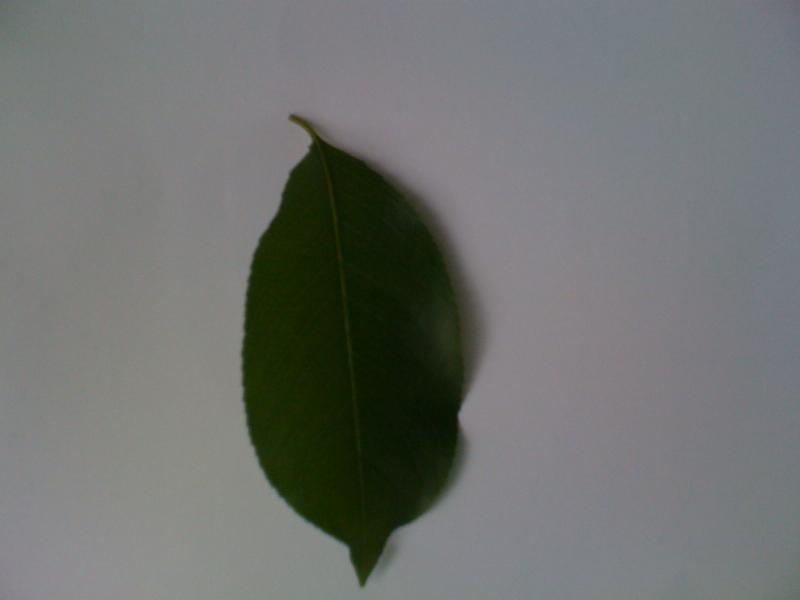
#> input picture test/1248105888_0000.jpg, 800 x 600 px
$ python segment.py test   (Python 2 division)
#> lines starting #> are read from the running program, lines starting #| are printed output that depends on the picture; after the words box and inside, x2 and y2 are one past the last pixel; in counts of white or black regions, pixels touching at a corner belong together
# by Carmen Mejia
import numpy as np
import cv2, os, sys
import matplotlib as plt
from sklearn import metrics
from sklearn.cluster import KMeans
from sklearn.datasets import load_digits
from sklearn.decomposition import PCA
from sklearn.preprocessing import scale

# reads in the first argument
try:
    image_dir = os.path.abspath(sys.argv[1])
except:
    print "\nUSAGE: python segment.py image_dir\n"
    sys.exit()

# creates directory to put segmented images
out_dir = "segmented"
if not os.path.exists(out_dir):
    os.mkdir(out_dir)

# for each image, segments by using KMeans with Saturation and value as features
for subdir, dirs, files in os.walk(os.path.join('..', image_dir)):
    for file in files:
        filename, ext = os.path.splitext(file)
        path_prefix = os.path.split(image_dir)[-1]

        if ext == '.tif' or ext == '.jpg':
            # reads in image
            img = cv2.imread(os.path.join(subdir, file))
#> img is the input picture: shape (600, 800, 3); mean B, G, R 111.2, 113.6, 111.4

            # converts to HSV color scale
            hsv = cv2.cvtColor(img, cv2.COLOR_BGR2HSV)
#> hsv: shape (600, 800, 3); mean H, S, V 86.8, 40.4, 116.3

            height = hsv.shape[0]
#> height = 600
            width = hsv.shape[1]
#> width = 800

            hsv = hsv.reshape((height * width, 3))
            s = hsv[:,1]
            v = hsv[:,2]

            # performs KMeans with features
            sv = cv2.merge((s,v))
            sv = sv.reshape((height * width), 2)
#> sv = 480000 pairs, first value 0 to 255, second value 16 to 147
            clt = KMeans(n_clusters = 2)
            clt.fit(sv)

            # reshaping the hsv back to the original height and width
            thresh = hsv[:,1].reshape(height, width)
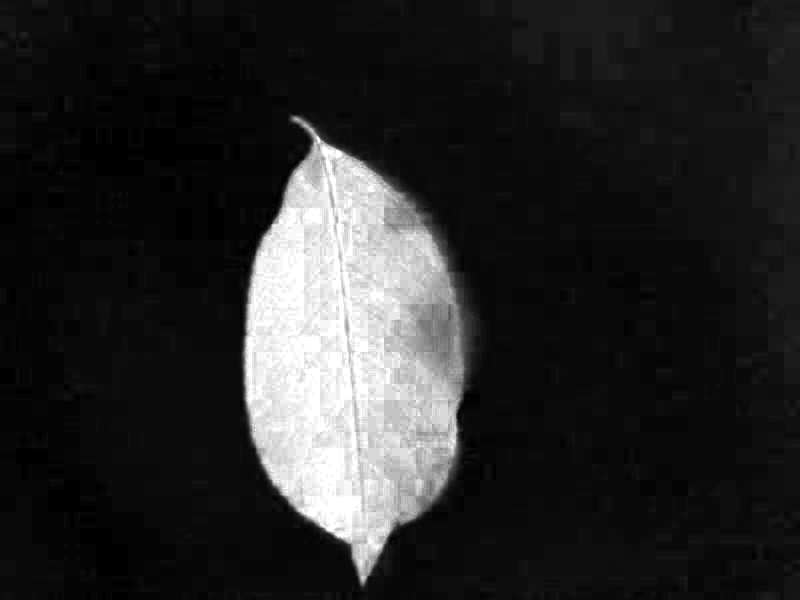
#> thresh: shape (600, 800); min 0, max 255, mean 40.4

            # creating segmented image
            labels = clt.labels_
            thresh = labels.reshape(height, width)
            if thresh[0,width/2] == 0:
                for i in range(0,height):
                    for j in range(0,width):
                        if (thresh[i,j] == 1):
                            thresh[i,j] = 255
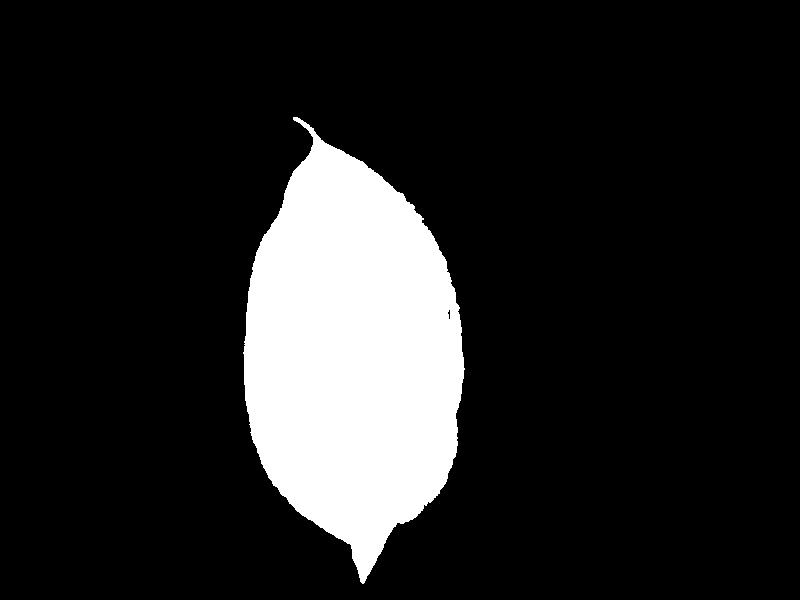
#> thresh: shape (600, 800) int32; 14.2% white; 1 white region, box (x1, y1, x2, y2) and area: (243, 117, 465, 584) 67943
            else:
                for i in range(0,height):
                    for j in range(0,width):
                        if (thresh[i,j] == 0):
                            thresh[i,j] = 255
                        else :
                            thresh[i,j] = 0

            path_prefix = os.path.split(subdir)[-1]

            # saving segmented image
            if not os.path.exists(os.path.join(out_dir,path_prefix)):
                os.mkdir(os.path.join(out_dir,path_prefix))

            cv2.imwrite(os.path.join(out_dir, path_prefix, file), thresh)

$ run again, on test/1248105888_0002.jpg
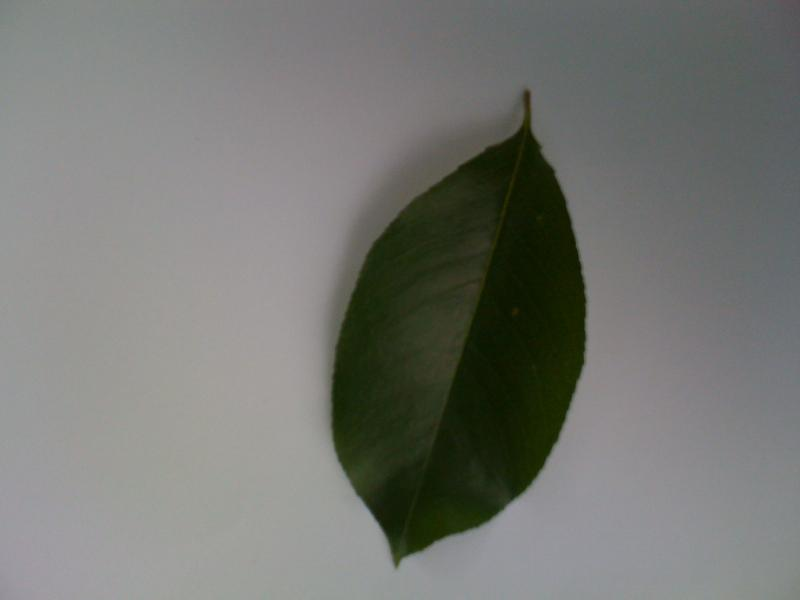
#> input picture test/1248105888_0002.jpg, 800 x 600 px
#> img is the input picture: shape (600, 800, 3); mean B, G, R 114.4, 119, 117.5
#> hsv: shape (600, 800, 3); mean H, S, V 72.1, 35.8, 120.5
#> sv = 480000 pairs, first value 0 to 255, second value 19 to 164
#> `thresh = hsv[:,1].reshape(height, width)`:
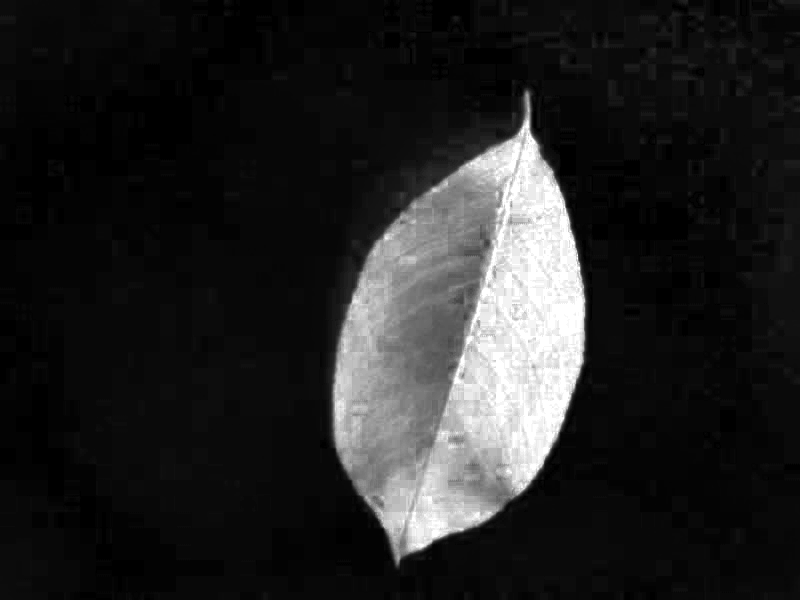
#> thresh: shape (600, 800); min 0, max 255, mean 35.8
#> after the loop `for i in range(0,height):`:
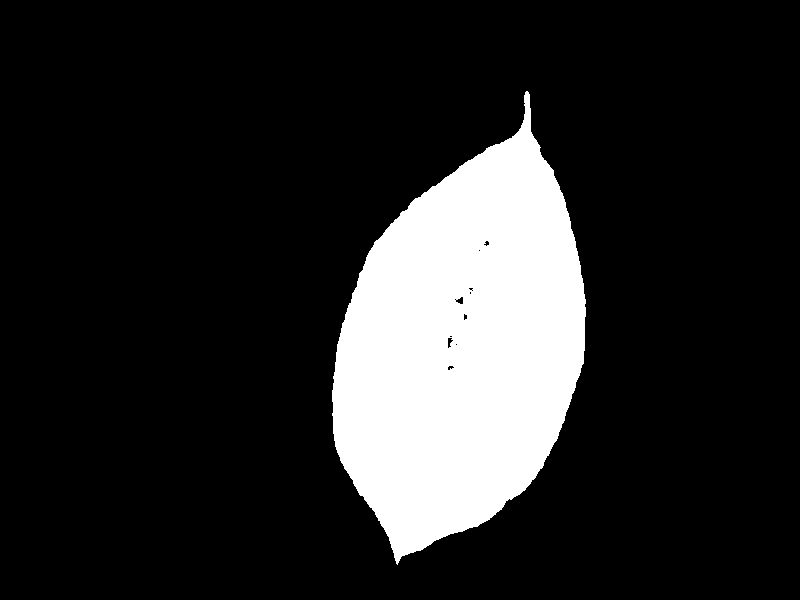
#> thresh: shape (600, 800) int32; 15.8% white; 1 white region, box (x1, y1, x2, y2) and area: (332, 91, 586, 565) 75895

$ run again, on test/1258771293_0000.jpg
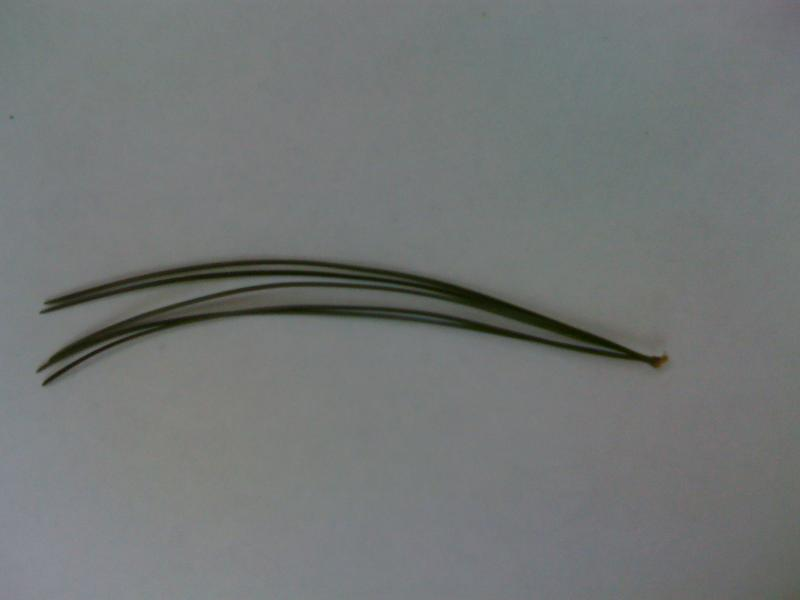
#> input picture test/1258771293_0000.jpg, 800 x 600 px
#> img is the input picture: shape (600, 800, 3); mean B, G, R 117.3, 117.9, 114.5
#> hsv: shape (600, 800, 3); mean H, S, V 81, 14, 119.1
#> sv = 480000 pairs, first value 0 to 255, second value 15 to 149
#> `thresh = hsv[:,1].reshape(height, width)`:
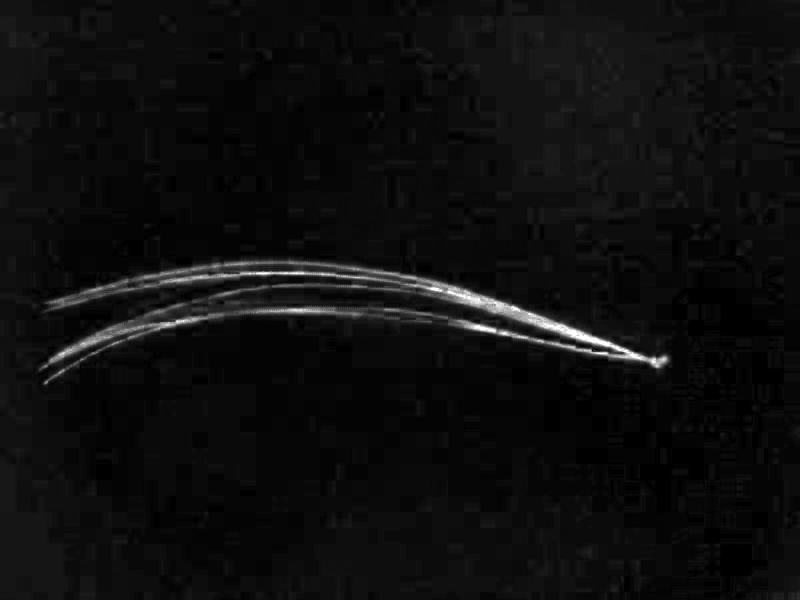
#> thresh: shape (600, 800); min 0, max 255, mean 14
#> after the loop `for i in range(0,height):`:
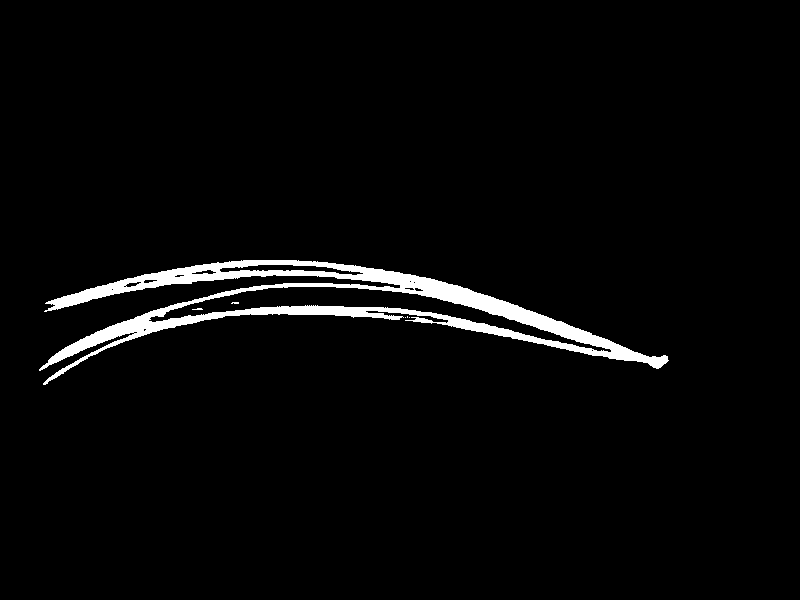
#> thresh: shape (600, 800) int32; 3.1% white; 6 white regions (5 under 20 px), largest, box (x1, y1, x2, y2) and area: (39, 260, 669, 385) 14822

$ run again, on test/1258771293_0001.jpg
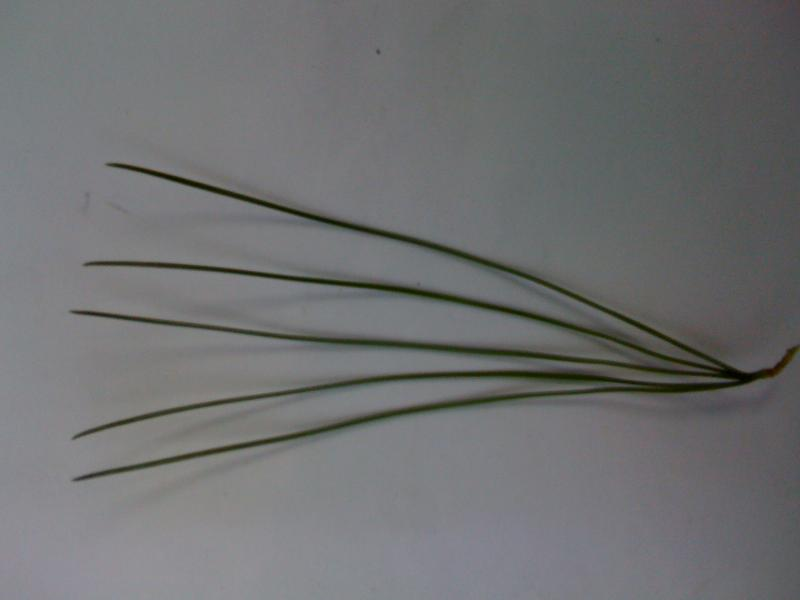
#> input picture test/1258771293_0001.jpg, 800 x 600 px
#> img is the input picture: shape (600, 800, 3); mean B, G, R 112.7, 111.8, 110.9
#> hsv: shape (600, 800, 3); mean H, S, V 94.9, 14.4, 114.5
#> sv = 480000 pairs, first value 0 to 255, second value 1 to 157
#> `thresh = hsv[:,1].reshape(height, width)`:
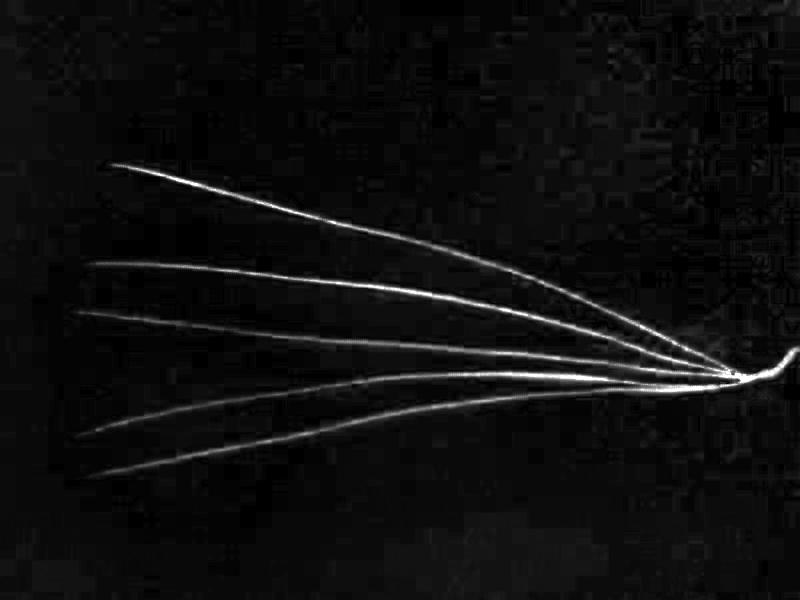
#> thresh: shape (600, 800); min 0, max 255, mean 14.4
#> after the loop `for i in range(0,height):`:
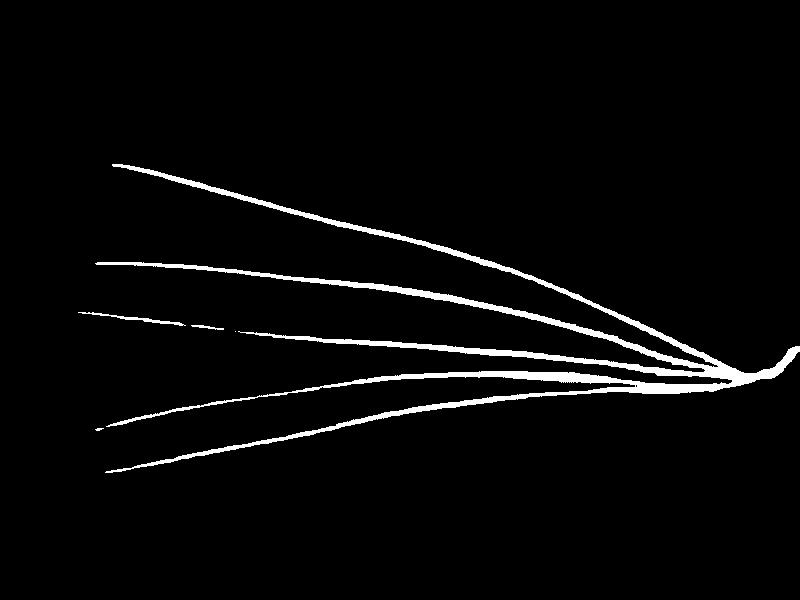
#> thresh: shape (600, 800) int32; 3.3% white; 5 white regions (2 under 20 px), largest, box (x1, y1, x2, y2) and area: (95, 164, 800, 473) 15484, (78, 312, 186, 326) 265, (191, 325, 224, 330) 71
